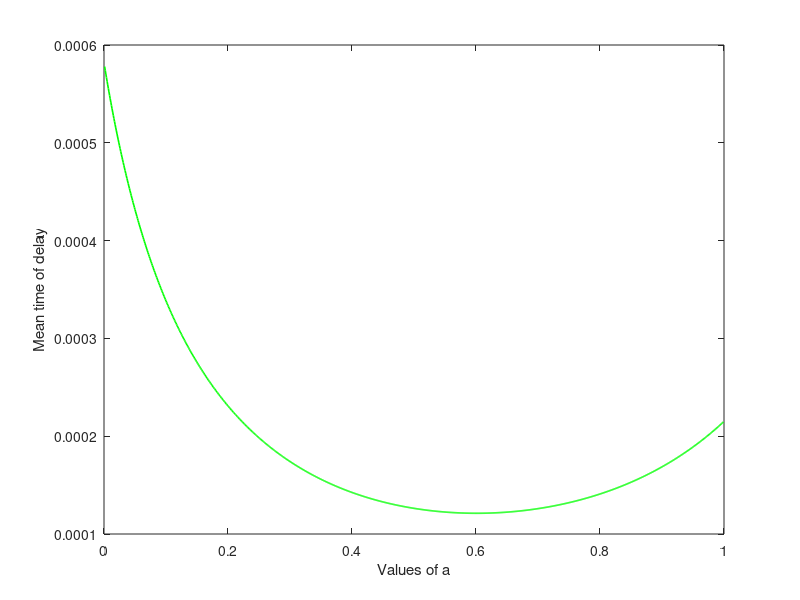

The MATLAB source for this figure:
clc;
clear all;
close all;

a = 0.001:0.001:0.999;
m1 = 14648.43;
m2 = 11718.75;
lambda = 10000;
fact1 = a./(m1 - a*lambda);
fact2 = (1-a)./(m2 - (1 - a)*lambda);
mean_time = fact1 + fact2;
figure(1);
plot(a, mean_time, 'g', "linewidth", 1.2);
ylabel("Mean time of delay");
xlabel("Values of a");
[min_t, ind] = min(mean_time);
display(min_t);
a_min = ind/1000;
display(a_min);